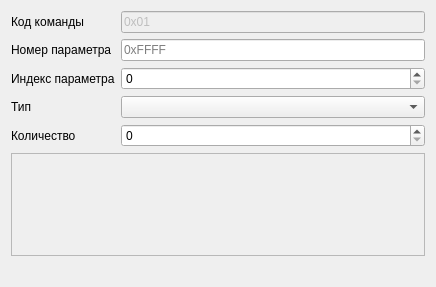
<?xml version="1.0" encoding="UTF-8"?>
<ui version="4.0">
 <class>InitSybusCommandSetParam</class>
 <widget class="QWidget" name="InitSybusCommandSetParam">
  <property name="geometry">
   <rect>
    <x>0</x>
    <y>0</y>
    <width>436</width>
    <height>287</height>
   </rect>
  </property>
  <property name="windowTitle">
   <string>InitSybusCommandSetParam</string>
  </property>
  <layout class="QVBoxLayout" name="verticalLayout_2">
   <item>
    <layout class="QFormLayout" name="formLayout_2">
     <item row="0" column="0">
      <widget class="QLabel" name="label">
       <property name="text">
        <string>Код команды</string>
       </property>
      </widget>
     </item>
     <item row="0" column="1">
      <widget class="QLineEdit" name="lEdCode">
       <property name="enabled">
        <bool>false</bool>
       </property>
       <property name="text">
        <string>0x01</string>
       </property>
      </widget>
     </item>
     <item row="1" column="0">
      <widget class="QLabel" name="label_2">
       <property name="text">
        <string>Номер параметра</string>
       </property>
      </widget>
     </item>
     <item row="1" column="1">
      <widget class="QLineEdit" name="lEdParamNumber">
       <property name="text">
        <string/>
       </property>
       <property name="placeholderText">
        <string>0xFFFF</string>
       </property>
      </widget>
     </item>
     <item row="2" column="0">
      <widget class="QLabel" name="label_6">
       <property name="text">
        <string>Индекс параметра</string>
       </property>
      </widget>
     </item>
     <item row="2" column="1">
      <widget class="QSpinBox" name="spBoxParamIndex">
       <property name="maximum">
        <number>65535</number>
       </property>
      </widget>
     </item>
     <item row="3" column="0">
      <widget class="QLabel" name="label_3">
       <property name="text">
        <string>Тип</string>
       </property>
      </widget>
     </item>
     <item row="3" column="1">
      <widget class="QComboBox" name="comBoxParamType"/>
     </item>
     <item row="4" column="0">
      <widget class="QLabel" name="label_4">
       <property name="text">
        <string>Количество</string>
       </property>
      </widget>
     </item>
     <item row="4" column="1">
      <widget class="QSpinBox" name="spBoxCount">
       <property name="maximum">
        <number>255</number>
       </property>
      </widget>
     </item>
    </layout>
   </item>
   <item>
    <widget class="QScrollArea" name="scrollArea">
     <property name="sizePolicy">
      <sizepolicy hsizetype="Expanding" vsizetype="Expanding">
       <horstretch>0</horstretch>
       <verstretch>1</verstretch>
      </sizepolicy>
     </property>
     <property name="widgetResizable">
      <bool>true</bool>
     </property>
     <widget class="QWidget" name="scrollAreaWidgetContents">
      <property name="geometry">
       <rect>
        <x>0</x>
        <y>0</y>
        <width>416</width>
        <height>116</height>
       </rect>
      </property>
      <layout class="QVBoxLayout" name="verticalLayout">
       <item>
        <layout class="QVBoxLayout" name="verticalLayout_3">
         <item>
          <layout class="QVBoxLayout" name="vLayoutForData"/>
         </item>
         <item>
          <spacer name="verticalSpacer">
           <property name="orientation">
            <enum>Qt::Vertical</enum>
           </property>
           <property name="sizeHint" stdset="0">
            <size>
             <width>20</width>
             <height>40</height>
            </size>
           </property>
          </spacer>
         </item>
        </layout>
       </item>
      </layout>
     </widget>
    </widget>
   </item>
   <item>
    <widget class="QLabel" name="labInfo">
     <property name="text">
      <string/>
     </property>
    </widget>
   </item>
  </layout>
 </widget>
 <layoutdefault spacing="6" margin="11"/>
 <resources/>
 <connections/>
</ui>
